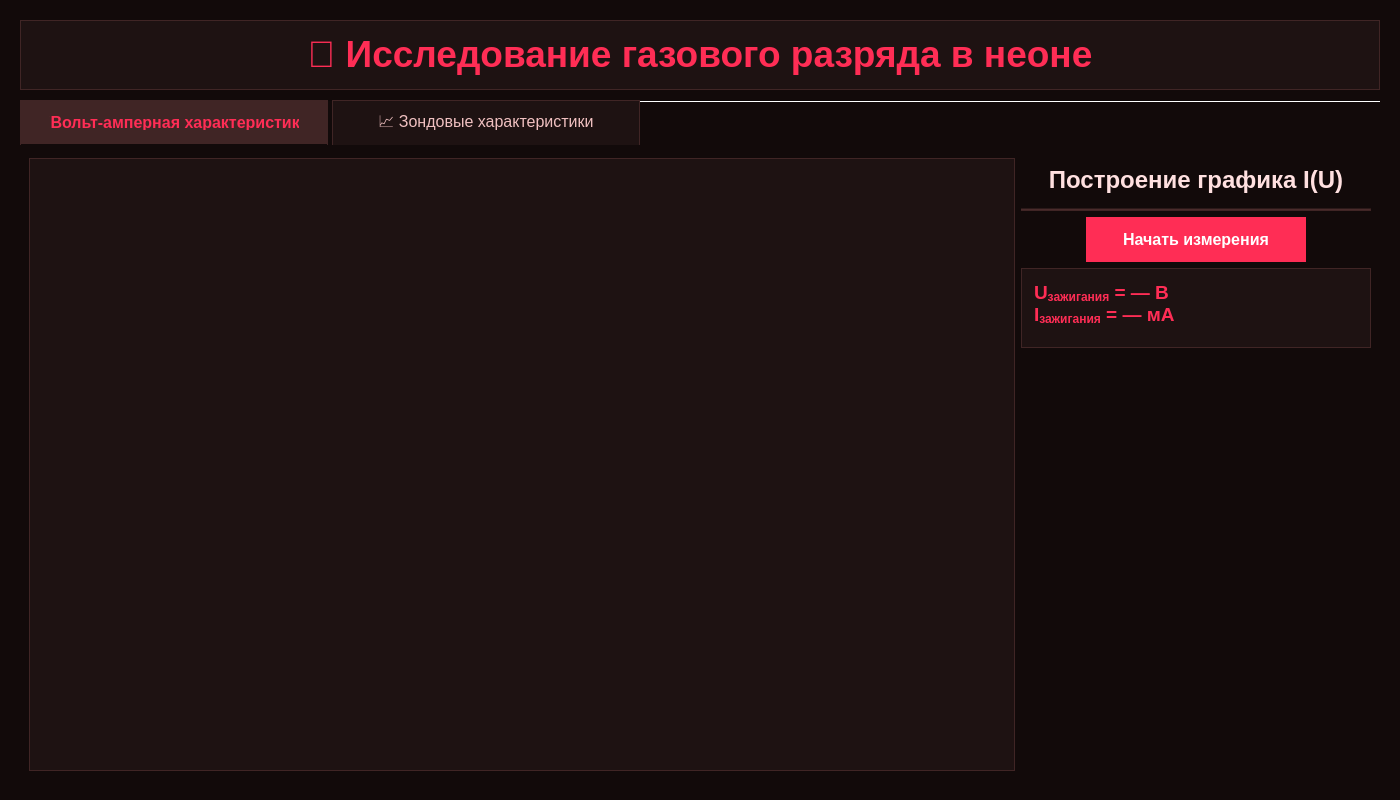
<?xml version="1.0" encoding="UTF-8"?>
<ui version="4.0">
 <class>Widget</class>
 <widget class="QWidget" name="Widget">
  <property name="geometry">
   <rect>
    <x>0</x>
    <y>0</y>
    <width>1400</width>
    <height>800</height>
   </rect>
  </property>
  <property name="windowTitle">
   <string>Лабораторная работа: Исследование газового разряда</string>
  </property>
  <property name="styleSheet">
   <string notr="true">QWidget {
    background-color: #120A0A;
    color: #FFE0E0;
    font-family: 'Segoe UI';
    font-size: 10pt;
}
QTextBrowser {
    background-color: #1E1212;
    border: 1px solid #402525;
    border-radius: 0px;
    color: #FFE0E0;
    padding: 8px;
    font-size: 11pt;
}
QProgressBar {
    border: 2px solid #402525;
    border-radius: 0px;
    background-color: #1E1212;
    text-align: center;
    color: #FFE0E0;
    font-weight: bold;
    font-size: 11pt;
}
QProgressBar::chunk {
    background-color: #FF2D55;
    border-radius: 0px;
}
QTabWidget::pane {
    border: none;
    background-color: #120A0A;
    border-radius: 0px;
    margin-top: 4px;
}
QTabWidget::tab-bar {
    alignment: center;
}
QTabBar::tab {
    background-color: #1E1212;
    border: 1px solid #402525;
    border-bottom: none;
    border-top-left-radius: 0px;
    border-top-right-radius: 0px;
    padding: 14px 28px;
    margin-right: 4px;
    font-size: 12pt;
    color: #F0C0C0;
    min-width: 250px;
}
QTabBar::tab:selected {
    background-color: #402525;
    color: #FF2D55;
    font-weight: bold;
    border: 1px solid #402525;
    border-bottom: 1px solid #120A0A;
}
QTabBar::tab:hover {
    background-color: #402525;
}
QGraphicsView {
    border: 2px solid #402525;
    border-radius: 0px;
    background-color: #1E1212;
    color: #FFE0E0;
}
QPushButton {
    background-color: #FF2D55;
    color: #FFFFFF;
    border: none;
    border-radius: 0px;
    padding: 12px 24px;
    font-weight: bold;
    font-size: 11pt;
}
QPushButton:hover {
    background-color: #FF5E7A;
}
QLabel {
    color: #FFE0E0;
    font-weight: bold;
    font-size: 12pt;
}
QDoubleSpinBox {
    background-color: #1E1212;
    color: #FFE0E0;
    border: 1px solid #402525;
    border-radius: 0px;
    padding: 5px;
    font-size: 12pt;
    min-height: 40px;
}
QDoubleSpinBox::up-button, QDoubleSpinBox::down-button {
    width: 20px;
    background-color: #402525;
    border: 1px solid #402525;
    border-radius: 0px;
}
QDoubleSpinBox::up-button:hover, QDoubleSpinBox::down-button:hover {
    background-color: #5A3535;
}
QTableWidget {
    background-color: #1E1212;
    color: #FFE0E0;
    gridline-color: #402525;
    border: 1px solid #402525;
}
QTableWidget QHeaderView::section {
    background-color: #402525;
    color: #FF2D55;
    padding: 4px;
    border: 1px solid #402525;
    font-weight: bold;
}</string>
  </property>
  <widget class="QTextBrowser" name="textBrowser">
   <property name="geometry">
    <rect>
     <x>20</x>
     <y>20</y>
     <width>1360</width>
     <height>70</height>
    </rect>
   </property>
   <property name="html">
    <string>&lt;!DOCTYPE HTML PUBLIC &quot;-//W3C//DTD HTML 4.0//EN&quot; &quot;http://www.w3.org/TR/REC-html40/strict.dtd&quot;&gt;
&lt;html&gt;&lt;head&gt;&lt;meta name=&quot;qrichtext&quot; content=&quot;1&quot; /&gt;&lt;meta charset=&quot;utf-8&quot; /&gt;&lt;style type=&quot;text/css&quot;&gt;
p, li { white-space: pre-wrap; }
hr { height: 1px; border-width: 0; }
li.unchecked::marker { content: &quot;\2610&quot;; }
li.checked::marker { content: &quot;\2612&quot;; }
&lt;/style&gt;&lt;/head&gt;&lt;body style=&quot; font-family:'Segoe UI'; font-size:10pt; font-weight:400; font-style:normal;&quot;&gt;
&lt;p align=&quot;center&quot; style=&quot; margin-top:12px; margin-bottom:12px; margin-left:0px; margin-right:0px; -qt-block-indent:0; text-indent:0px;&quot;&gt;&lt;span style=&quot; font-family:'Georgia'; font-size:28pt; font-weight:600; color:#FF2D55;&quot;&gt;🔬 Исследование газового разряда в неоне&lt;/span&gt;&lt;/p&gt;&lt;/body&gt;&lt;/html&gt;</string>
   </property>
  </widget>

  <!-- Вкладки -->
  <widget class="QTabWidget" name="tabWidget">
   <property name="geometry">
    <rect>
     <x>20</x>
     <y>100</y>
     <width>1360</width>
     <height>680</height>
    </rect>
   </property>
   <property name="currentIndex">
    <number>0</number>
   </property>
   <property name="documentMode">
    <bool>true</bool>
   </property>

   <!-- Вкладка 1: График I(U) -->
   <widget class="QWidget" name="tab_iu">
    <attribute name="title">
     <string>⚡Вольт-амперная характеристика</string>
    </attribute>
    <layout class="QHBoxLayout" name="horizontalLayout_2">
     <!-- Левая часть: ТОЛЬКО таблица -->
     <item>
      <widget class="QTableWidget" name="table_points_iu">
       <property name="editTriggers">
        <set>QAbstractItemView::NoEditTriggers</set>
       </property>
       <property name="selectionBehavior">
        <enum>QAbstractItemView::SelectRows</enum>
       </property>
       <property name="sizePolicy">
        <sizepolicy hsizetype="Expanding" vsizetype="Expanding">
         <horstretch>0</horstretch>
         <verstretch>1</verstretch>
        </sizepolicy>
       </property>
      </widget>
     </item>

     <!-- Правая панель: управление -->
     <item>
      <layout class="QVBoxLayout" name="controlPanelLayout_IU">
       <!-- Заголовок -->
       <item>
        <widget class="QLabel" name="label_graphTitle_IU">
         <property name="text">
          <string>Построение графика I(U)</string>
         </property>
         <property name="alignment">
          <set>Qt::AlignCenter</set>
         </property>
         <property name="styleSheet">
          <string notr="true">font-size: 18pt; font-weight: bold; color: #FFE0E0; padding: 8px;</string>
         </property>
        </widget>
       </item>
       <item>
        <widget class="Line" name="line_iu">
         <property name="orientation">
          <enum>Qt::Horizontal</enum>
         </property>
         <property name="styleSheet">
          <string notr="true">background-color: #402525;</string>
         </property>
        </widget>
       </item>

       <!-- Кнопка -->
       <item alignment="Qt::AlignCenter">
        <widget class="QPushButton" name="startButton_IU">
         <property name="text">
          <string>Начать измерения</string>
         </property>
         <property name="minimumSize">
          <size>
           <width>220</width>
           <height>45</height>
          </size>
         </property>
         <property name="styleSheet">
          <string notr="true">background-color: #FF2D55;
color: white;
border: none;
font-weight: bold;
font-size: 12pt;
padding: 10px;</string>
         </property>
        </widget>
       </item>

       <!-- Поле U/I зажигания -->
       <item>
        <widget class="QTextBrowser" name="textBrowser_U_I_zag">
         <property name="minimumSize">
          <size>
           <width>350</width>
           <height>80</height>
          </size>
         </property>
         <property name="maximumSize">
          <size>
           <width>350</width>
           <height>80</height>
          </size>
         </property>
         <property name="styleSheet">
          <string notr="true">background-color: #1E1212;
border: 1px solid #402525;
color: #FF2D55;
font-size: 14pt;
font-weight: bold;
padding: 8px;</string>
         </property>
         <property name="html">
          <string>&lt;html&gt;&lt;head/&gt;&lt;body&gt;&lt;p&gt;U&lt;sub&gt;зажигания&lt;/sub&gt; = — В&lt;br&gt;I&lt;sub&gt;зажигания&lt;/sub&gt; = — мА&lt;/p&gt;&lt;/body&gt;&lt;/html&gt;</string>
         </property>
         <property name="verticalScrollBarPolicy">
          <enum>Qt::ScrollBarAlwaysOff</enum>
         </property>
         <property name="horizontalScrollBarPolicy">
          <enum>Qt::ScrollBarAlwaysOff</enum>
         </property>
        </widget>
       </item>

       <item>
        <spacer name="verticalSpacer_IU">
         <property name="orientation">
          <enum>Qt::Vertical</enum>
         </property>
         <property name="sizeHint" stdset="0">
          <size>
           <width>20</width>
           <height>40</height>
          </size>
         </property>
        </spacer>
       </item>
      </layout>
     </item>
    </layout>
   </widget>

   <!-- Вкладка 2: ВАХ зонда -->
   <widget class="QWidget" name="tab_2">
    <attribute name="title">
     <string>📈 Зондовые характеристики</string>
    </attribute>
    <layout class="QHBoxLayout" name="horizontalLayout_tab2">
     <!-- Левая панель: таблицы -->
     <item>
      <layout class="QVBoxLayout" name="leftPanelLayout">
       <!-- Верхняя таблица -->
       <item>
        <widget class="QTableWidget" name="table_points">
         <property name="editTriggers">
          <set>QAbstractItemView::NoEditTriggers</set>
         </property>
         <property name="selectionBehavior">
          <enum>QAbstractItemView::SelectRows</enum>
         </property>
         <property name="sizePolicy">
          <sizepolicy hsizetype="Expanding" vsizetype="Expanding">
           <horstretch>0</horstretch>
           <verstretch>1</verstretch>
          </sizepolicy>
         </property>
        </widget>
       </item>

       <!-- Заполнитель -->
       <item>
        <spacer name="verticalSpacerTop">
         <property name="orientation">
          <enum>Qt::Vertical</enum>
         </property>
         <property name="sizeType">
          <enum>QSizePolicy::Expanding</enum>
         </property>
         <property name="sizeHint" stdset="0">
          <size>
           <width>20</width>
           <height>0</height>
          </size>
         </property>
        </spacer>
       </item>

       <!-- Заголовок: "Параметры плазмы" -->
       <item>
        <widget class="QLabel" name="label_probe_params">
         <property name="text">
          <string>Параметры плазмы</string>
         </property>
         <property name="alignment">
          <set>Qt::AlignCenter</set>
         </property>
         <property name="styleSheet">
          <string notr="true">font-size: 14pt; font-weight: bold; color: #FF2D55; padding: 3px; background-color: #402525; border: 1px solid #402525;</string>
         </property>
         <property name="maximumHeight">
          <number>40</number>
         </property>
        </widget>
       </item>

       <!-- Нижняя таблица -->
       <item>
        <widget class="QTableWidget" name="table_params">
         <property name="editTriggers">
          <set>QAbstractItemView::NoEditTriggers</set>
         </property>
         <property name="selectionBehavior">
          <enum>QAbstractItemView::SelectRows</enum>
         </property>
         <property name="sizeAdjustPolicy">
          <enum>QAbstractScrollArea::AdjustToContents</enum>
         </property>
         <property name="sizePolicy">
          <sizepolicy hsizetype="Expanding" vsizetype="Minimum">
           <horstretch>0</horstretch>
           <verstretch>0</verstretch>
          </sizepolicy>
         </property>
        </widget>
       </item>
      </layout>
     </item>

     <!-- Правая панель: управление -->
     <item>
      <layout class="QVBoxLayout" name="controlPanelLayout">
       <item>
        <widget class="QLabel" name="label_graphTitle">
         <property name="text">
          <string>Построение графика I(U)
для зонда</string>
         </property>
         <property name="alignment">
          <set>Qt::AlignCenter</set>
         </property>
         <property name="styleSheet">
          <string notr="true">font-size: 18pt; font-weight: bold; color: #FFE0E0; padding: 12px 8px;</string>
         </property>
        </widget>
       </item>
       <item>
        <widget class="Line" name="line">
         <property name="orientation">
          <enum>Qt::Horizontal</enum>
         </property>
         <property name="styleSheet">
          <string notr="true">background-color: #402525;</string>
         </property>
        </widget>
       </item>

       <!-- Ток разряда -->
       <item>
        <layout class="QHBoxLayout" name="layout_discharge_current">
         <item>
          <widget class="QLabel" name="label_discharge_current">
           <property name="text">
            <string>Ток разряда (мкА):</string>
           </property>
           <property name="styleSheet">
            <string notr="true">font-size: 12pt; font-weight: bold; color: #FFE0E0;</string>
           </property>
          </widget>
         </item>
         <item>
          <widget class="QDoubleSpinBox" name="spinBox_discharge_current">
           <property name="suffix">
            <string> мкА</string>
           </property>
           <property name="minimum">
            <double>-500.000000000000000</double>
           </property>
           <property name="maximum">
            <double>500.000000000000000</double>
           </property>
           <property name="value">
            <double>0.000000000000000</double>
           </property>
           <property name="singleStep">
            <double>10.000000000000000</double>
           </property>
           <property name="minimumSize">
            <size>
             <width>180</width>
             <height>40</height>
            </size>
           </property>
          </widget>
         </item>
        </layout>
       </item>

       <!-- Модуль напряжения -->
       <item>
        <layout class="QHBoxLayout" name="layout_voltage">
         <item>
          <widget class="QLabel" name="label_voltage">
           <property name="text">
            <string>Модуль напряжения (В):</string>
           </property>
           <property name="styleSheet">
            <string notr="true">font-size: 12pt; font-weight: bold; color: #FFE0E0;</string>
           </property>
          </widget>
         </item>
         <item>
          <widget class="QDoubleSpinBox" name="spinBox_voltage">
           <property name="suffix">
            <string> В</string>
           </property>
           <property name="minimum">
            <number>0</number>
           </property>
           <property name="maximum">
            <number>25</number>
           </property>
           <property name="value">
            <number>0</number>
           </property>
           <property name="singleStep">
            <number>1</number>
           </property>
           <property name="minimumSize">
            <size>
             <width>120</width>
             <height>40</height>
            </size>
           </property>
          </widget>
         </item>
        </layout>
       </item>

       <!-- Кнопка -->
       <item alignment="Qt::AlignCenter">
        <widget class="QPushButton" name="startButton">
         <property name="text">
          <string>Начать измерения</string>
         </property>
         <property name="minimumSize">
          <size>
           <width>220</width>
           <height>45</height>
          </size>
         </property>
         <property name="styleSheet">
          <string notr="true">background-color: #FF2D55;
color: white;
border: none;
font-weight: bold;
font-size: 12pt;
padding: 10px;</string>
         </property>
        </widget>
       </item>

       <item>
        <spacer name="verticalSpacerRight">
         <property name="orientation">
          <enum>Qt::Vertical</enum>
         </property>
         <property name="sizeHint" stdset="0">
          <size>
           <width>20</width>
           <height>40</height>
          </size>
         </property>
        </spacer>
       </item>
      </layout>
     </item>
    </layout>
   </widget>
  </widget>
 </widget>
 <resources/>
 <connections/>
</ui>
